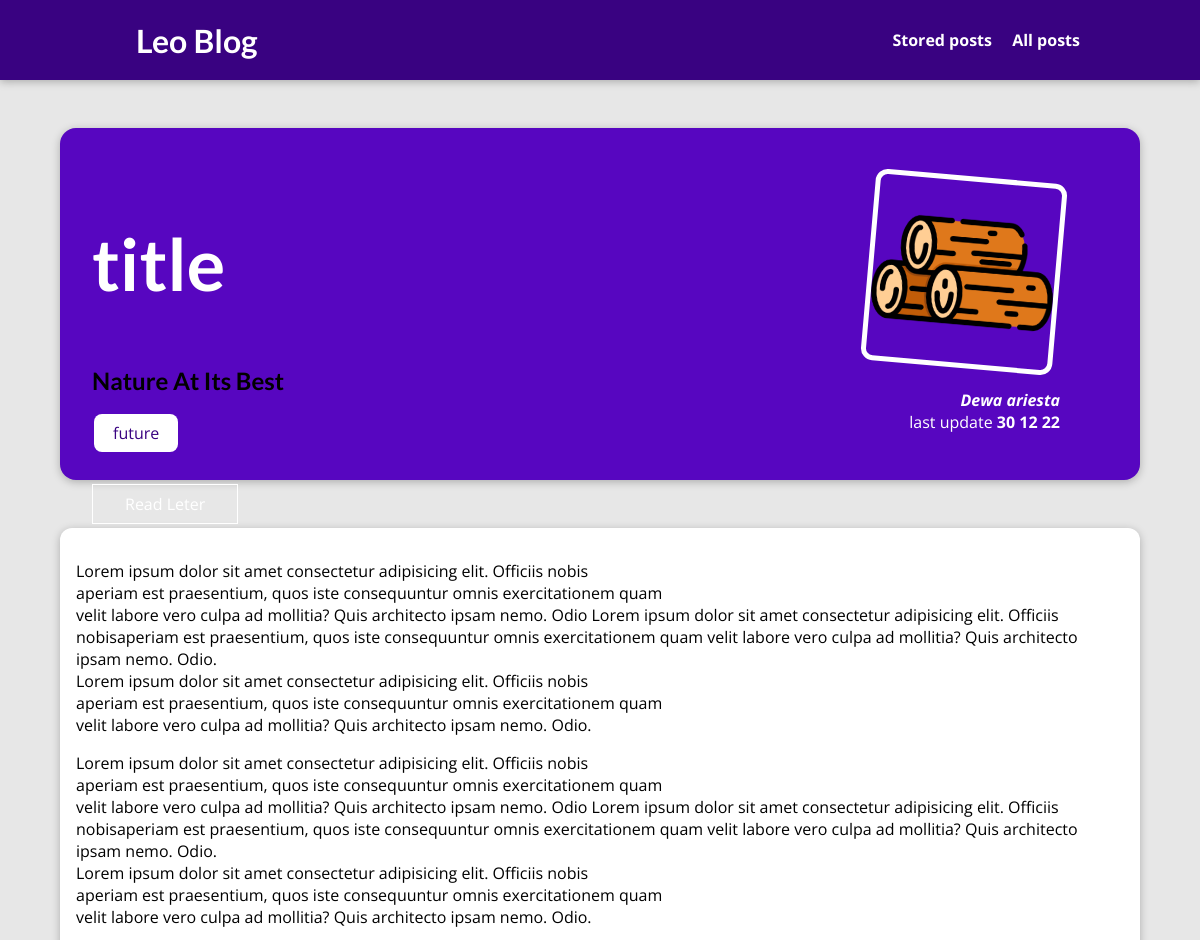
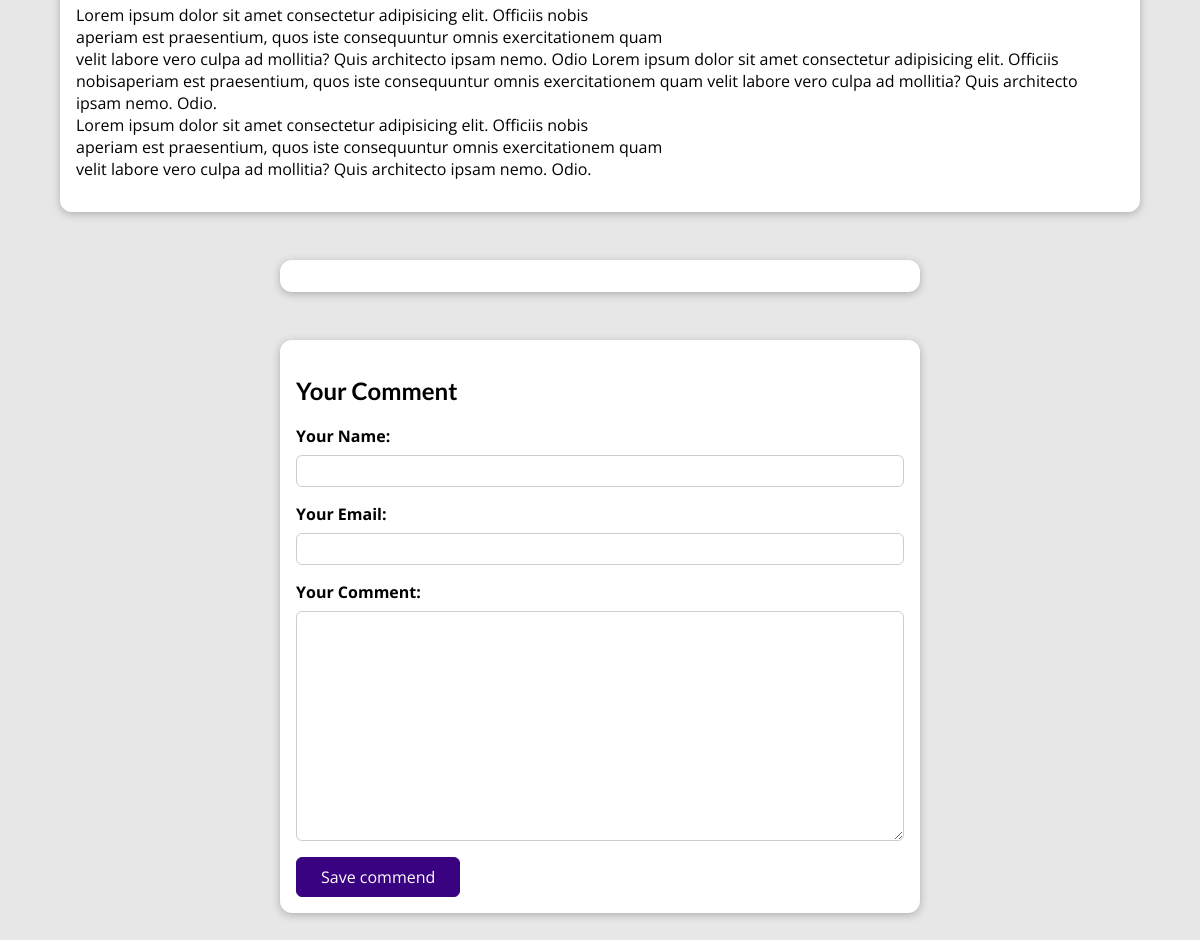
The app's page /posts/into-the-woods with its own data (2 pictures, top to bottom).
### blogApp/models.py (models this page shows, shortened)
class Post(models.Model):
    title=models.CharField(max_length=150)
    excerpt=models.CharField(max_length=200)
    image_name=models.ImageField(upload_to='posts',null=True)
    date=models.DateField(auto_now=True)
    slug=models.SlugField(unique=True,db_index=True)
    content=models.TextField(validators=[MinLengthValidator(10)])
    author=models.ForeignKey(Author,on_delete=models.SET_NULL,null=True,related_name="posts")
    tags=models.ManyToManyField(Tag)

class Tag(models.Model):
    caption=models.CharField(max_length=20)

class Author(models.Model):
    first_name=models.CharField(max_length=100)
    last_name=models.CharField(max_length=100)
    email_address=models.EmailField()
    def full_name(self):
        return f"{self.first_name} {self.last_name}"
    def __str__(self):
        return self.full_name()

### blogApp/views.py (the view, shortened to what this page needs)
# urls.py: path("posts/<slug>", SingelPostView.as_view(),name='post_detail_pages'),
class SingelPostView(View):
    def is_save_post(self,request,post_id):
        stored_posts=request.session.get('stored_posts')
        if stored_posts is not None:
            is_save_for_later=post_id in stored_posts
        else:
            is_save_for_later=False
        return is_save_for_later
    def get(self,request,slug):
        post=Post.objects.get(slug=slug)
        context={
            'post':post,
            'post_tags':post.tags.all(),
            'Comment_Form':CommentForm(),
            'Comment':post.comment.all().order_by('-id'),
            'is_save_for_later':self.is_save_post(request,post.id)
        }
        return render(request,'blogApp/post_detail.html',context)

### blogApp/form.py
class CommentForm(forms.ModelForm):
    class Meta:
        model=Comment
        exclude=['post']
        labels={
            'user_name':'Your Name',
            'user_email':'Your Email',
            'text':"Your Comment",
        }

### blogApp/templates/blogApp/post_detail.html (shortened to what this page needs)
{% extends "base.html"%}
{% load static %}
{% block css_files %}
<link rel="stylesheet" href="{% static 'blogApp/post_detail.css' %}" />
{% endblock %}
{% block content %}
<section id="summary">
  <h2>title</h2>
  <h1>{{post.title}}</h1>
  <div class="tag">
    {% for tag in post_tags%}
    <span>{{tag.caption}}</span>
    {% endfor %}
  </div>
  <div id="read_later">
    <form action="{% url 'read_later' %}" method="post">
      <button>
        {% if is_save_for_later %} Remove from "read later" list {% else %} Read
        Leter {% endif %}
      </button>
    </form>
  </div>
  <article>
    <img src="{{post.image_name.url}}" alt="{{post.image_name }}" />
    <address>
      <a href="mileto:{{post.author.email_address}}">{{post.author}}</a>
    </address>
    <div>last update <time> {{post.date|date:'d m y'}} </time></div>
  </article>
</section>
<main>
  <p>{{post.content|linebreaks}}</p>
  <p>{{post.content|linebreaks}}</p>
  <p>{{post.content|linebreaks}}</p>
</main>
<section id="comment">
</section>
<section id="comment_form">
  <h2>Your Comment</h2>
  <form action="{% url 'post_detail_pages' post.slug %}" method="post">
    {% csrf_token %} {% for form_field in Comment_Form %}
    <div class="form_control {% if form_field.errors %} invalid {% endif %}">
      {{form_field.label_tag}} {{form_field}} {{form_field.errors}}
    </div>
    {% endfor %}
    <button>Save commend</button>
  </form>
</section>
{% endblock %}

### static/app.css (style rules this page uses)
* { box-sizing: border-box; }
html { font-family: 'Open Sans', 'Lato', sans-serif; }
body { margin: 0; }
h1, h2, h3 { font-family: 'Lato', sans-serif; font-weight: bold; }
body { background-color: #e7e7e7; }

### blogApp/static/blogApp/post_detail.css (style rules this page uses)
#summary { margin: 8rem auto 3rem auto; padding: 2rem; width: 90%; max-width: 90rem; border-radius: 16px; background-color: #5706c0; position: relative; box-shadow: 0 2px 8px rgba(0, 0, 0, 0.25); height: 22rem; }
#summary h2 { color: white; font-size: 4.5rem; margin-bottom: 0,25rem; }
#summary article { position: absolute; top: 2rem; right: 3rem; padding: 1rem 2rem; border-radius: 12px; text-align: right; color: white; }
#summary article img { width: 12rem; height: 12rem; border-radius: 12px; transform: rotateZ(5deg); border: 5px solid white; margin-bottom: 1rem; }
#summary address { font-weight: bold; }
#summary time { font-weight: bold; }
#summary a { color: white; text-decoration: none; }
main { width: 90%; max-width: 90rem; margin: 3rem auto; background-color: white; padding: 1rem; border-radius: 12px; box-shadow: 0 2px 8px rgba(0, 0, 0, 0.25); }
.tag { background-color: white; color: #390281; padding: 0.5rem 1rem; border-radius: 8px; width: fit-content; margin: 2px; }
span { margin: 3px ; }
#comment_form { margin: 3rem auto; width: 90%; max-width: 40rem; border-radius: 12px; background-color: white; box-shadow: 0 2px 8px rgba(0,0,0,0.25); padding: 1rem; }
#comment_form button { font:inherit; background-color: #390281; color:white; border: 1px solid #390281; padding: 0.5rem 1.5rem; border-radius: 6px; cursor: pointer; }
.form_control { margin-bottom: 1rem; }
.form_control label { font-weight: bold; margin-bottom: 0.5rem; display: block; }
.form_control input, .form_control textarea { display: block; width: 100%; font: inherit; padding: 0.25rem; border-radius: 6px; border: 1px solid #ccc; }
#comment { margin: 3rem auto; width: 90%; max-width: 40rem; border-radius: 12px; background-color: white; box-shadow: 0 2px 8px rgba(0,0,0,0.25); padding: 1rem; }
#read_later { margin: 2rem 0; }
#read_later button { background-color: transparent; border: 1px solid white; padding: 0.5rem 2rem; font: inherit; color: white; cursor: pointer; }

### records on screen
Post: title "Nature At Its Best", image_name (picture), author "Dewa ariesta", date "30 12 22", content "Lorem ipsum dolor sit amet consectetur adipisicing elit. Officiis nobis aperiam est praesentium, quos iste consequuntur omnis exercitationem quam velit labore vero culpa ad mollitia? Quis architecto ipsam nemo. Odio Lorem ipsum dolor sit amet consectetur adipisicing elit. Officiis nobisaperiam est praesentium, quos iste consequuntur omnis exercitationem quam velit labore vero culpa ad mollitia? Quis architecto ipsam nemo. Odio. Lorem ipsum dolor sit amet consectetur adipisicing elit. Officiis nobis aperiam est praesentium, quos iste consequuntur omnis exercitationem quam velit labore vero culpa ad mollitia? Quis architecto ipsam nemo. Odio."
Tag: caption "future"
